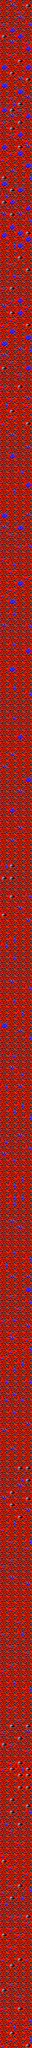

This game map was drawn from its Tiled (.tmx) file and the tilesets committed beside it. A one-line description and the trimmed map source follow:
An orthogonal 16x1000 tile map with 32x32 px tiles, 1 tile layer (Calque de Tuiles 1).

<map version="1.4" tiledversion="1.4.2" orientation="orthogonal" renderorder="right-down" width="16" height="1000" tilewidth="32" tileheight="32" infinite="0" nextlayerid="2" nextobjectid="1">
 <editorsettings>
  <export target="goldo5.csv" format="csv" />
 </editorsettings>
 <tileset firstgid="1" name="GoldoCPC_tiles_Level6" tilewidth="32" tileheight="32" tilecount="240" columns="20">
  <image source="GoldoCPC_tiles_Level6.png" trans="ff00ff" width="640" height="400" />
 </tileset>
 <layer id="1" name="Calque de Tuiles 1" width="16" height="1000">
  <data>[16000 cells, 16000 non-empty, 65 distinct tile ids]</data>
 </layer>
</map>
